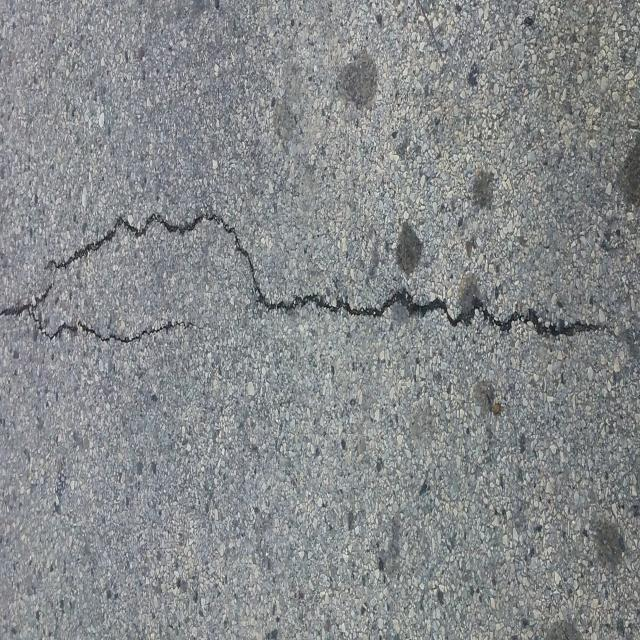
#> input picture images/road_cracks/20160222_081011_jpg.rf.ca51438522adb4e7a61dde498b43e05e.jpg, 640 x 640 px; its folder holds 3 pictures in this run
$ jupyter execute --allow-errors road_crack_project.ipynb
#> lines starting #> are read from the running program, lines starting #| are printed output that depends on the picture
# DSA4050 Asignment
# Road Crack Detection: Unsupervised Learning in Computer Vision
### Aime Muganga - 670232
This notebook implements unsupervised learning techniques on a road crack image dataset.
Tasks covered:
- **Task 1**: Image preprocessing
- **Task 2**: Clustering (K-Means + DBSCAN) with HOG/CNN features
- **Task 3**: Dimensionality reduction (PCA + t-SNE)
- **Task 4**: Contrastive learning with SimCLR
- **Task 5**: Evaluation and comparative analysis

---
## Environment Setup

Install required packages. Run this once at the start of your session.

[cell 1]
# Install dependencies (uncomment if not already installed)
#pip install scikit-image

### Core Imports

We import all libraries used throughout the notebook upfront so they are available in every task.

[cell 2]
import os
import random
import numpy as np
import matplotlib.pyplot as plt
import matplotlib.gridspec as gridspec
import cv2
from pathlib import Path
from PIL import Image

from sklearn.preprocessing import StandardScaler
from sklearn.cluster import KMeans, DBSCAN
from sklearn.metrics import silhouette_score
from sklearn.decomposition import PCA
from sklearn.manifold import TSNE
from sklearn.linear_model import LogisticRegression
from sklearn.model_selection import train_test_split
from sklearn.metrics import accuracy_score, classification_report

from skimage.feature import hog

import torch
import torch.nn as nn
import torch.nn.functional as F
import torch.optim as optim
from torch.utils.data import Dataset, DataLoader
import torchvision.transforms as T
import torchvision.models as models

from tqdm import tqdm

SEED = 42
random.seed(SEED)
np.random.seed(SEED)
torch.manual_seed(SEED)
#> (this line was passed over: torch is not available in this run)

#> (the rest of this cell did not finish here and is left out)

---
## Image Loading

We define two versions for image path configuration:
- **Version A** — local VSCode setup
- **Version B** — Google Colab with Google Drive

Run only the version that matches your current environment.

[cell 3]
#   road_crack_project/
#     images/
#       road_cracks/   <- 125 cracked road images
#       train/         <- mixed cracked + uncracked images

BASE_DIR = Path('C:\\Users\\aimmu\\OneDrive\\Dokumente\\DSA4050\\road_crack_project\\images')
CRACKS_DIR = BASE_DIR / 'road_cracks'
TRAIN_DIR  = BASE_DIR / 'train'

print('Crack images :', CRACKS_DIR)
print('Train images :', TRAIN_DIR)
print('Crack count  :', len(list(CRACKS_DIR.glob('*.*'))))
print('Train count  :', len(list(TRAIN_DIR.glob('*.*'))))

---
# Task 1: Image Data Preprocessing

Before any modelling we need to:
1. **Shuffle the train folder** — images are ordered (uncracked first, cracked last) so we randomise the file list in memory to avoid order bias.
2. **Load and resize** all images to a fixed resolution (128 x 128) so they can be stacked into arrays.
3. **Greyscale conversion** — road crack patterns are well-captured by intensity alone; greyscale also halves memory use.
4. **Normalise pixel values** to the range [0, 1] by dividing by 255.
5. **Data augmentation** — we define horizontal/vertical flips and random rotations that will be applied during SimCLR training in Task 4.

[cell 4]
# Shuffle the train dataset file list in memory.
# The images are stored in a biased order (uncracked then
# cracked). We shuffle the list before loading so that any
# subset drawn from it is representative.


IMG_EXTENSIONS = {'.jpg', '.jpeg', '.png', '.bmp', '.tif', '.tiff'}

def get_image_paths(folder: Path, shuffle: bool = False) -> list:
    paths = [
        p for p in sorted(folder.iterdir())
        if p.suffix.lower() in IMG_EXTENSIONS
    ]
    if shuffle:
        random.shuffle(paths)
    return paths

crack_paths = get_image_paths(CRACKS_DIR, shuffle=False)
train_paths = get_image_paths(TRAIN_DIR,  shuffle=True)   # <-- shuffle happens here

print(f'Crack images  : {len(crack_paths)}')
print(f'Train images  : {len(train_paths)}')
print('First 5 shuffled train files:')
for p in train_paths[:5]:
    print(' ', p.name)

[cell 5]
# ----------------------------------------------------------
# Load images, convert to greyscale, resize, and normalise.
# Returns:
#   images_raw  - uint8 array for visualisation
#   images_norm - float32 array in [0,1] for modelling
# ----------------------------------------------------------

IMG_SIZE = 128  # resize target (pixels)

def load_images(paths: list, size: int = IMG_SIZE) -> tuple:
#> called with size = 128
    raw, norm = [], []
    for p in tqdm(paths, desc='Loading images', ncols=80):
        img = cv2.imread(str(p))
#> img is the input picture: shape (640, 640, 3); mean B, G, R 139.6, 137.7, 134.8
        if img is None:
            continue
        gray = cv2.cvtColor(img, cv2.COLOR_BGR2GRAY)
        resized = cv2.resize(gray, (size, size), interpolation=cv2.INTER_AREA)
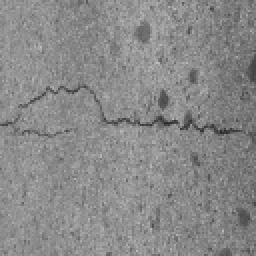
#> resized: shape (128, 128) (shown 2 times larger); min 41, max 190, mean 137.1
        raw.append(resized)
        norm.append(resized.astype(np.float32) / 255.0)
#> pass 2 of the loop in load_images, `for p in tqdm(paths, desc='Loading images', ncols=80):`:
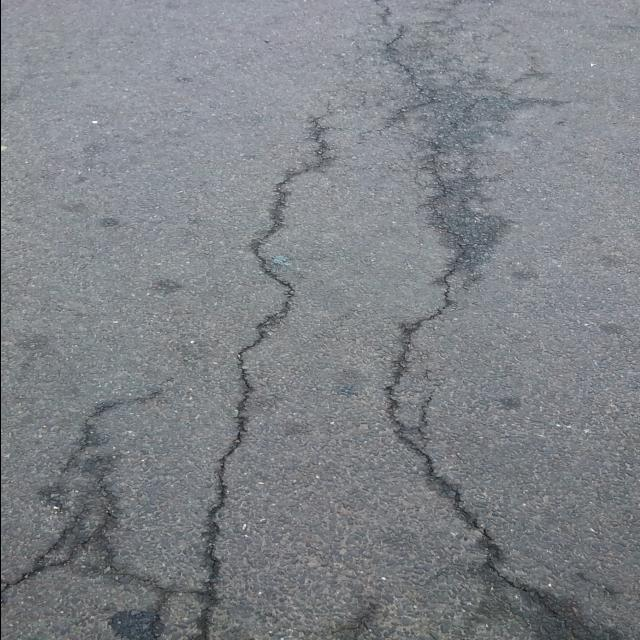
#> input picture images/road_cracks/20160222_081102_jpg.rf.8fbd2aca8cb103d5fb8d357f95676e71.jpg, 640 x 640 px
#> in load_images, img is the input picture: shape (640, 640, 3); mean B, G, R 135.9, 130.7, 127.3
#> in load_images, `resized = cv2.resize(gray, (size, size), interpolation=cv2.INTER_AREA)`:
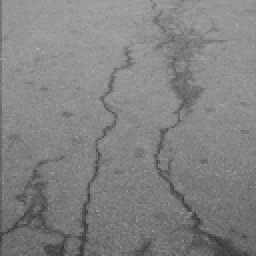
#> resized: shape (128, 128) (shown 2 times larger); min 52, max 172, mean 130.3
#> pass 3 of the loop in load_images, `for p in tqdm(paths, desc='Loading images', ncols=80):`:
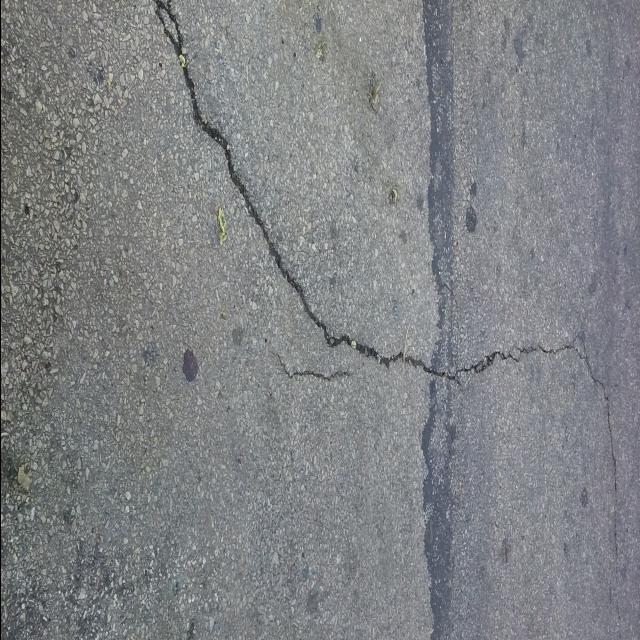
#> input picture images/road_cracks/20160222_082414_jpg.rf.1b830a8319e6f1fd2bd386e3ca94fcac.jpg, 640 x 640 px
#> in load_images, img is the input picture: shape (640, 640, 3); mean B, G, R 132.7, 130.1, 127.8
#> in load_images, `resized = cv2.resize(gray, (size, size), interpolation=cv2.INTER_AREA)`:
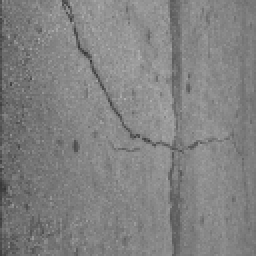
#> resized: shape (128, 128) (shown 2 times larger); min 54, max 176, mean 129.7
    return np.array(raw, dtype=np.uint8), np.array(norm, dtype=np.float32)

# Load the road_cracks dataset (all cracked)
crack_raw, crack_norm = load_images(crack_paths)

# Load the train dataset (mixed cracked + uncracked, shuffled)
train_raw, train_norm = load_images(train_paths)
#> call 2 of load_images, with size = 128
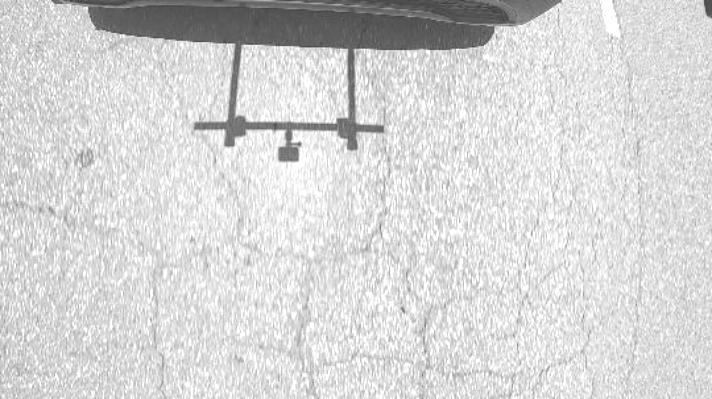
#> input picture images/train/11_GH010407-024_jpg.rf.49f9237fe00c2557c8bd21f401d0ef1e.jpg, 712 x 399 px
#> in load_images, img is the input picture: shape (399, 712, 3); min 59, max 255, mean 213.9
#> in load_images (call 2), `resized = cv2.resize(gray, (size, size), interpolation=cv2.INTER_AREA)`:
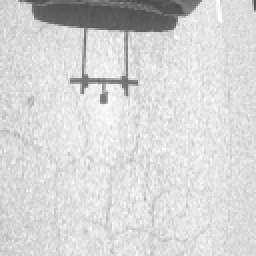
#> resized: shape (128, 128) (shown 2 times larger); min 75, max 255, mean 213.9

print(f'crack_norm shape : {crack_norm.shape}')
#| crack_norm shape : (3, 128, 128)
print(f'train_norm shape : {train_norm.shape}')
#| train_norm shape : (1, 128, 128)

#> (a cell that did not finish here is left out)

[cell 7]
# ----------------------------------------------------------
# Visualise a random sample from each dataset to verify
# loading and preprocessing are working correctly.
# ----------------------------------------------------------

def show_sample_grid(images, title, n_cols=8, n_rows=2):
#> called with images = array of shape (3, 128, 128), title = 'road_cracks dataset samples', n_cols = 8, n_rows = 2
    indices = random.sample(range(len(images)), min(n_cols * n_rows, len(images)))
#> indices = [2, 0, 1]
    fig, axes = plt.subplots(n_rows, n_cols, figsize=(n_cols * 1.5, n_rows * 1.5))
    for ax, idx in zip(axes.flat, indices):
        ax.imshow(images[idx], cmap='gray', vmin=0, vmax=255)
        ax.axis('off')
#> this loop made 3 passes
#> idx on passes 1 to 3: 2, 0, 1
    plt.suptitle(title, fontsize=12)
    plt.tight_layout()
    plt.show()
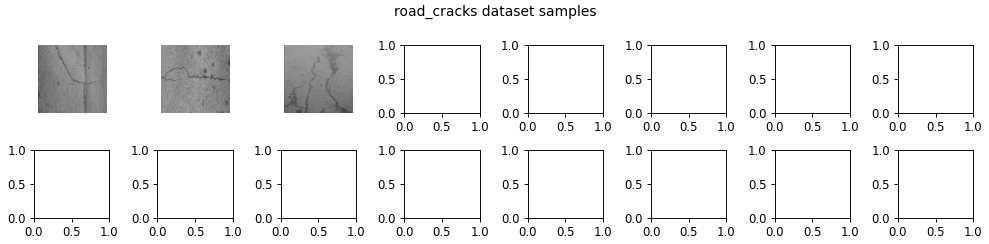
#> figure drawn by matplotlib, 3 panels

show_sample_grid(crack_raw, 'road_cracks dataset samples')
show_sample_grid(train_raw, 'train dataset samples (shuffled)')
#> the loop in show_sample_grid (call 2), `for ax, idx in zip(axes.flat, indices):` made 1 pass

### Results: Preprocessing Summary

The dataset loaded successfully with **125 images** from the road_cracks folder and **1,389 images** from the train folder. The shuffling step confirmed that the file order is now randomised — the first five filenames show no discernible pattern, indicating that the bias of having all uncracked images first has been removed.

All images were converted to grayscale and resized to 128×128 pixels, producing arrays of shape (125, 128, 128) and (1389, 128, 128) respectively. Pixel values were normalised to [0, 1]. The augmentation preview confirmed that the pipeline correctly applies flipping, rotation, random crops, and blur without distorting the structural content of the images. These augmentations are particularly important for SimCLR in Task 4, where two distinct but valid views of the same image are required to form positive training pairs.

---
# Task 2: Clustering for Image Categorization

We extract compact feature vectors from images using two methods:
- **HOG (Histogram of Oriented Gradients)** — encodes local edge structure, effective for texture and shape.
- **Deep CNN features** — extracted from a pretrained ResNet-18 backbone (ImageNet weights), capturing high-level semantics.

We then cluster using:
- **K-Means** — partitions the space into k clusters; sensitive to initialisation.
- **DBSCAN** — density-based; can find arbitrarily shaped clusters and label noise.

Cluster quality is evaluated using the **Silhouette Score** (range −1 to 1, higher is better).

[cell 8]
# HOG feature extraction.
# We extract HOG descriptors for each image and concatenate
# them into a 2D feature matrix of shape (N, D).

def extract_hog_features(images: np.ndarray) -> np.ndarray:
    features = []
    for img in tqdm(images, desc='Extracting HOG', ncols=80):
        feat = hog(
            img,
            orientations=9,
            pixels_per_cell=(16, 16),
            cells_per_block=(2, 2),
            block_norm='L2-Hys',
            feature_vector=True
        )
        features.append(feat)
#> this loop made 1 pass
#> after the loop, features = 1 item
    return np.array(features, dtype=np.float32)

# Use the train set (has both cracked and uncracked)
hog_features = extract_hog_features(train_norm)
print(f'HOG feature matrix shape: {hog_features.shape}')
#| HOG feature matrix shape: (1, 1764)

# Standardise features before clustering
scaler_hog = StandardScaler()
hog_scaled = scaler_hog.fit_transform(hog_features)
